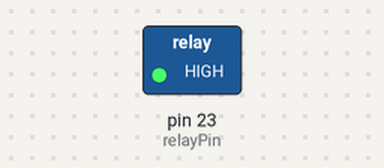
A sketch run on a simulated Arduino Mega 2560, built with avr-gcc and run on an emulated ATmega2560. On the bench: switched loads named in the sketch (green lamp = pin HIGH). Dashed ring = blinking.

Above: at 0.05 s.
Timing chart, 0 to 3.0 s (numbered marks = the images above):
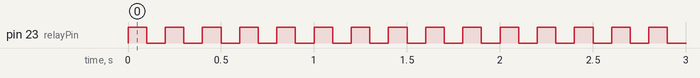

Measured:
- by itself, pin 23 (relayPin): alternates HIGH for 0.10 s and LOW for 0.10 s

The sketch:

sketch_jun10a.ino
```cpp
const int relayPin = 23; // Pin untuk mengontrol relay

void setup() {
  // Inisialisasi pin relay sebagai output
  pinMode(23, OUTPUT);
  // Matikan lampu pada awalnya
  digitalWrite(23, LOW);
}

void loop() {
  // Nyalakan lampu
  digitalWrite(23, HIGH);
  delay(100); // Lampu menyala selama 5 detik

  // Matikan lampu
  digitalWrite(23, LOW);
  delay(100); // Lampu mati selama 5 detik
}
```
